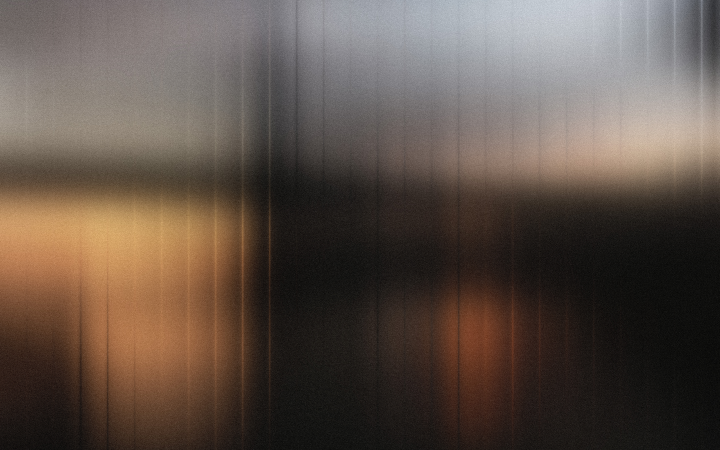
#> input picture dsk/rd/emr/assets/bg.bmp, 1440 x 900 px (shown at 1/2 size)
$ python t.py
#> lines starting #> are read from the running program, lines starting #| are printed output that depends on the picture
from PIL import Image

img = Image.open("bg.bmp")
#> img is the input picture: PIL image 1440x900 RGB; mean R, G, B 94.2, 81, 72.1

# half size should be good ig?
new_width = img.width // 2
#> new_width = 720
new_height = img.height // 2
#> new_height = 450

resized_img = img.resize((new_width, new_height))
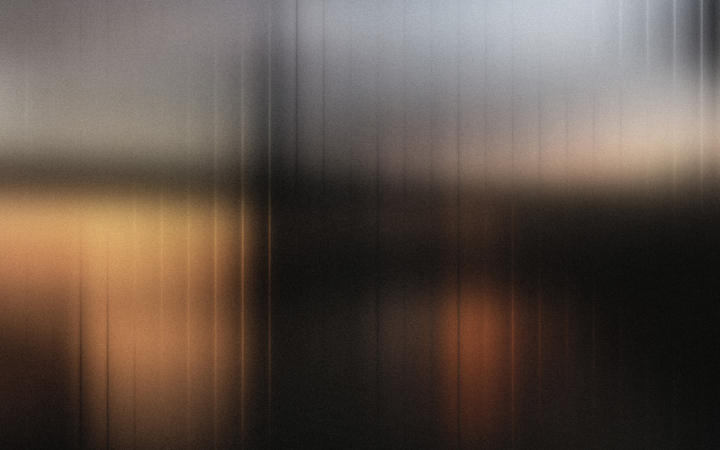
#> resized_img: PIL image 720x450 RGB; mean R, G, B 94.2, 81, 72.2

resized_img.save("bg_small.bmp")

print("Image resized successfully!")
